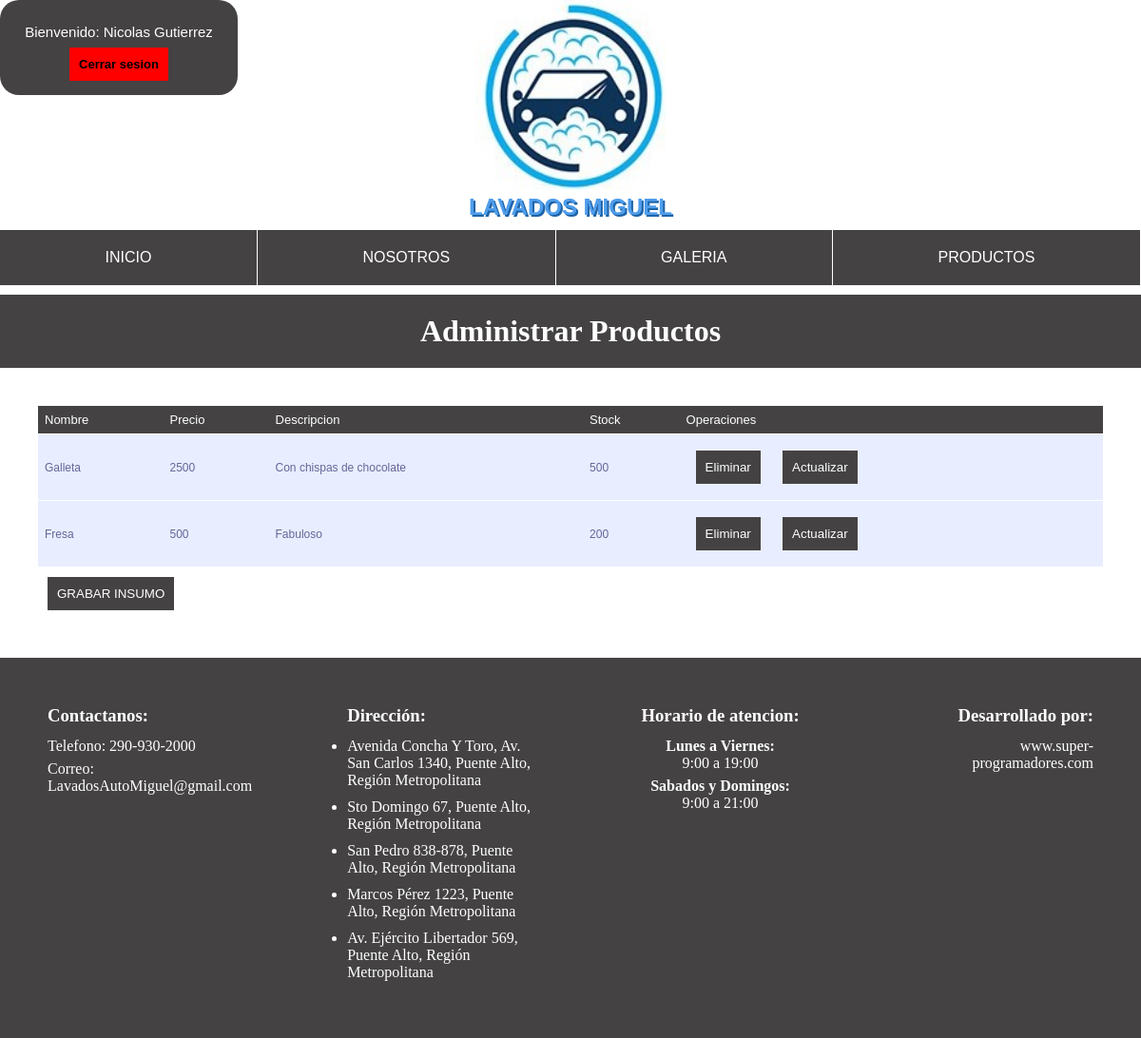
The page /lista_productos/ (signed in) on the database its author committed.
### Aplicacion/models.py (models this page shows, shortened)
class Productos(models.Model):
    nombre = models.CharField(max_length=120,primary_key=True)
    precio = models.IntegerField()
    descripcion = models.TextField()
    stock = models.IntegerField()

### Aplicacion/views.py (the view)
# urls.py: path('lista_productos/', lista_productos, name='LISTAP'),
@login_required(login_url='/login/')
@permission_required('Aplicacion.view_productos', login_url='/login/')
def lista_productos(request):
    productos = Productos.objects.all()
    return render(request,'web/admin_productos.html',{'lista_productos':productos})

### Aplicacion/templates/web/admin_productos.html (shortened to what this page needs)
{% extends "web/plantilla.html" %} {% load static %} {% block titulo %} Registro de productos {% endblock titulo %} {% block estilos %}
<link rel="stylesheet" href="{% static 'css/estilo_formulario.css' %}"> {% endblock estilos %} {% block contenido %}
<h1 class="formulario-titulo" style="text-align: center;">Administrar Productos</h1>
<div class="formulario-producto">
    <table>
        <tr>
            <th>Nombre</th>
            <th>Precio</th>
            <th>Descripcion</th>
            <th>Stock</th>
            <th>Operaciones</th>
        </tr>
        {% for item in lista_productos %}
        <tr>
            <td>{{item.nombre}}</td>
            <td>{{item.precio}}</td>
            <td>{{item.descripcion}}</td>
            <td>{{item.stock}}</td>
            <td>
                <button class="btn-2" onclick="confimarEliminar('{{item.nombre}}')">Eliminar</button>
                <button class="btn-2" onclick="modificar('{{item.nombre}}')">Actualizar</button>
            </td>
        </tr>
        {% endfor %}
    </table>
    <button onclick="irP()" class="btn-2">GRABAR INSUMO</button>
</div>
{% endblock contenido %}

### Aplicacion/templates/web/plantilla.html (shortened to what this page needs)
<!DOCTYPE html>
<html lang="es">
{% load static %}
<head>
    {% block estilos %} {% endblock estilos %}
    <link rel="stylesheet" href="{% static 'css/header_navbar_footer.css' %}">
</head>
<body>
    <div class="header">
        {% if user.is_authenticated %}
        <div class="Bienvenido">
            <p>Bienvenido: {{user.first_name}} {{user.last_name}}</p>
            <button onclick="cerrarSesion()" class="Boton-rojo">Cerrar sesion</button>
        </div>
        {% endif %}
        <img src="{% static 'img/LogoReal.jpg' %}" alt="">
        <h2>LAVADOS MIGUEL</h2>
    </div>
    <div class="navbar">
        <nav class="menu">
            <ul>
                <li><a href="{% url 'INIC' %}">INICIO</a> </li>
                <li><a href="{% url 'NOSO' %}">NOSOTROS</a> </li>
                <li><a href="{% url 'GALE' %}">GALERIA</a> </li>
                {% if user.is_authenticated %}
                <li><a href="{% url 'PROD' %}">PRODUCTOS</a> </li>
                {% else %}
                <li><a href="{% url 'FORM' %}">REGISTRARSE</a> </li>
                <li><a href="{% url 'LOGI' %}">INICIAR SESION</a> </li>
                {% endif %}
            </ul>
        </nav>
    </div>
    {% block contenido %} {% endblock contenido %}
    <div class="footer ">
        <div class="contactos ">
            <h3>Contactanos:</h3>
            <p>Telefono: 290-930-2000</p>
            <p>Correo: LavadosAutoMiguel@gmail.com</p>
        </div>
        <div class="direccion ">
            <h3>Dirección:</h3>
            <ul>
                <li>Avenida Concha Y Toro, Av. San Carlos 1340, Puente Alto, Región Metropolitana</li>
                <li>Sto Domingo 67, Puente Alto, Región Metropolitana</li>
                <li>San Pedro 838-878, Puente Alto, Región Metropolitana</li>
                <li>Marcos Pérez 1223, Puente Alto, Región Metropolitana</li>
                <li>Av. Ejército Libertador 569, Puente Alto, Región Metropolitana</li>
            </ul>
        </div>
        <div class="horario ">
            <h3>Horario de atencion:</h3>
            <h4>Lunes a Viernes:</h4>
            <p>9:00 a 19:00</p>
            <h4>Sabados y Domingos:</h4>
            <p>9:00 a 21:00</p>
        </div>
        <div class="desarrollador ">
            <h3>Desarrollado por:</h3>
            <p><a href=" ">www.super-programadores.com</a></p>
        </div>
    </div>
</body>
</html>

### Aplicacion/static/css/estilo_formulario.css (style rules this page uses)
* { margin: 0; padding: 0; }
@media screen and (min-width:780px) and (max-width:2000px) { .formulario-producto { padding: 40px; } }
@media screen and (min-width:780px) and (max-width:2000px) { .formulario-producto .btn-2 { margin: 10px; padding: 10px; background-color: rgb(68, 66, 66); color: white; border: none; } }
@media screen and (min-width:780px) and (max-width:2000px) { table { font-family: "Lucida Sans Unicode", "Lucida Grande", Sans-Serif; font-size: 12px; width: 100%; text-align: left; border-collapse: collapse; } }
@media screen and (min-width:780px) and (max-width:2000px) { th { font-size: 13px; font-weight: normal; padding: 7px; background: rgb(68, 66, 66); border-bottom: 1px solid #fff; color: white; } }
@media screen and (min-width:780px) and (max-width:2000px) { td { padding: 7px; background: #e8edff; border-bottom: 1px solid #fff; color: #669; border-top: 1px solid transparent; } }
@media screen and (min-width:780px) and (max-width:2000px) { h1 { margin-top: 10px; padding: 20px; text-align: center; background-color: rgb(68, 66, 66); color: white; } }

### Aplicacion/static/css/header_navbar_footer.css (style rules this page uses)
.header { margin: auto; text-align: center; padding-bottom: 10px; color: #4f9deb; font-family: Arial, Helvetica, sans-serif; text-shadow: 2px 2px #1d63a8; }
.header img { height: 200px; width: 200px; }
.navbar { width: 100%; background-color: rgb(68, 66, 66); font-family: Impact, Haettenschweiler, 'Arial Narrow Bold', sans-serif; }
.menu ul { margin: 0; list-style: none; padding: 0; display: flex; }
.menu li { text-align: center; flex-grow: 1; border-right: 1px solid white; }
.menu li a { display: block; padding: 20px; color: white; text-decoration: none; }
@media screen and (min-width:780px) and (max-width:2000px) { .header .Bienvenido { position: absolute; height: 100px; width: 250px; border-radius: 20px; background-color: rgb(68, 66, 66); } }
@media screen and (min-width:780px) and (max-width:2000px) { .Bienvenido p { font-size: 15px; padding-top: 25px; color: white; text-shadow: none; } }
@media screen and (min-width:780px) and (max-width:2000px) { .Boton-rojo { font-weight: bold; font-size: 13px; background-color: red; border: none; margin: 8px; padding: 10px; } }
@media screen and (min-width:780px) and (max-width:2000px) { .footer { display: flex; } }
@media screen and (min-width:780px) and (max-width:2000px) { .footer h3 { padding-bottom: 12px; } }
@media screen and (min-width:780px) and (max-width:2000px) { .footer p { padding-bottom: 6px; } }
@media screen and (min-width:780px) and (max-width:2000px) { .footer li { padding-bottom: 10px; } }
@media screen and (min-width:780px) and (max-width:2000px) { .contactos { flex: 25%; padding: 50px; background-color: rgb(68, 66, 66); color: white; } }
@media screen and (min-width:780px) and (max-width:2000px) { .direccion { flex: 25%; padding: 50px; background-color: rgb(68, 66, 66); color: white; } }
@media screen and (min-width:780px) and (max-width:2000px) { .horario { text-align: center; flex: 25%; padding: 50px; background-color: rgb(68, 66, 66); color: white; } }
@media screen and (min-width:780px) and (max-width:2000px) { .desarrollador { text-align: right; flex: 25%; padding: 50px; background-color: rgb(68, 66, 66); color: white; } }
@media screen and (min-width:780px) and (max-width:2000px) { .desarrollador a { text-decoration: none; color: white; } }

### rows shown on the page
Productos: nombre "Galleta", precio "2500", descripcion "Con chispas de chocolate", stock "500"
Productos: nombre "Fresa", precio "500", descripcion "Fabuloso", stock "200"

### other values the page prints
{{ user.first_name }} "Nicolas"
{{ user.last_name }} "Gutierrez"
